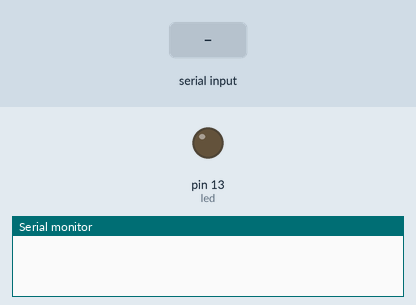
Recording of a sketch running on a simulated Arduino Uno, built with avr-gcc and run on an emulated ATmega328P. Shown: output pins drawn as LEDs (lit = HIGH), the last lines printed to the serial monitor. Inputs (shaded band) come from the test bench.

Above: at 1.2 s.
1.3 s: "1" received over Serial
At 2.0 s:
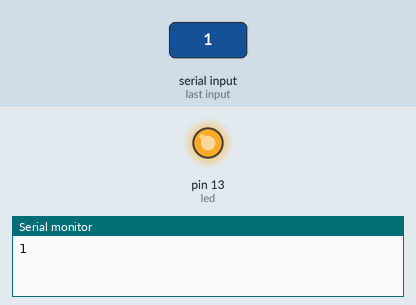
4.3 s: "0" received over Serial
Timing chart, 0 to 10.6 s (numbered marks = the images above; inputs shaded):
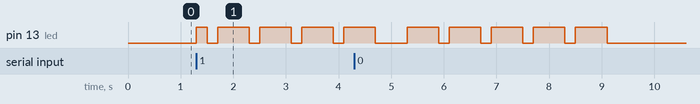

Measured:
- after the input at 1.3 s, pin 13 (led): LOW → HIGH at once, then repeats every 0.80 s: LOW 0.20 s, HIGH 0.60 s

The sketch:

morse.ino
```cpp
#include "morse.h"

const int led = 13;
const int UNIT = 200;
const int DOT = 1;
const int LETTER_END = 2;
const int DASH = 3;
const int SPACE = 4;
void lights(int units){
  digitalWrite(led, HIGH);
  delay(units*UNIT);
  digitalWrite(led, LOW);
  delay(UNIT);
}

void transmit(char symbol){
  switch(symbol){
    case '.':
      lights(DOT);
      break;
    case '_':
      lights(DASH);
      break;
    case ';':
      delay(LETTER_END*UNIT);
      break;
    default:
      delay(SPACE*UNIT);
  }
}

void transmit(String code){
  for (int i = 0; i < code.length(); i++){
    transmit(code[i]);
  }
}

void parse(char* fileName){

}

/**
 * Put setup code here
 * Set LED pin as output
 */
void setup() {
  // put your setup code here, to run once:
  Serial.begin(9600);
  pinMode(led, OUTPUT);
}

/**
 * Put looping code here
 * Blinks on and off half a second
 */
void loop() {
  if (Serial.available() > 0){
    char a = Serial.read();
    if (a==' '){
      transmit(' ');
    }
    else{
      transmit(morse(a));
    }
  }
}
```

morse.h
```cpp
#ifndef MORSE_H_INCLUDED
#define MORSE_H_INCLUDED

const int A = int('A');
const int a = int('a');
const int alphabet = 26;
const int zero = int('0');

String letters[]={
  "._",   //A
  "_...", //B
  "_._.", //C
  "_..",  //D
  ".",    //E
  ".._.", //F
  "__.",  //G
  "....", //H
  "..",   //I
  ".___", //J
  "_._",  //K
  "._..", //L
  "__",   //M
  "_.",   //N
  "___",  //O
  ".__.", //P
  "__._", //Q
  "._.",  //R
  "...",  //S
  "_",    //T
  ".._",  //U
  "..._", //V
  ".__",  //W
  "_.._", //X
  "_.__", //Y
  "__..", //Z
};

bool letter(int val){
  return val >= A && val <= A + alphabet - 1;
}

bool lowercase(char input){
  int val = int(input);
  return val >= a && val <= a + alphabet - 1;
}

int digit(char input){
  return int(input) - zero;
}

String morse(int input){
  bool dot = (input >= 1 && input <= 5);
  int count_down = input % 5;
  String result = "";
  for (int i = 0; i < 5; i++){
    result += dot ? '.' : '_';
    count_down--;
    if (count_down==0){
      dot = !dot;
    }
  }
  return result;
}

String morse(char input){
  int digit_val = digit(input);
  if (digit_val >= 0 && digit_val <= 9){
    Serial.println(digit_val);
    return morse(digit_val)+';';
  }
  int index = lowercase(input) ? int(input) - (a-A) : int(input);
  String morse = letter(index) ? letters[index - A] : "";
  return morse + ';';
}

#endif
```
